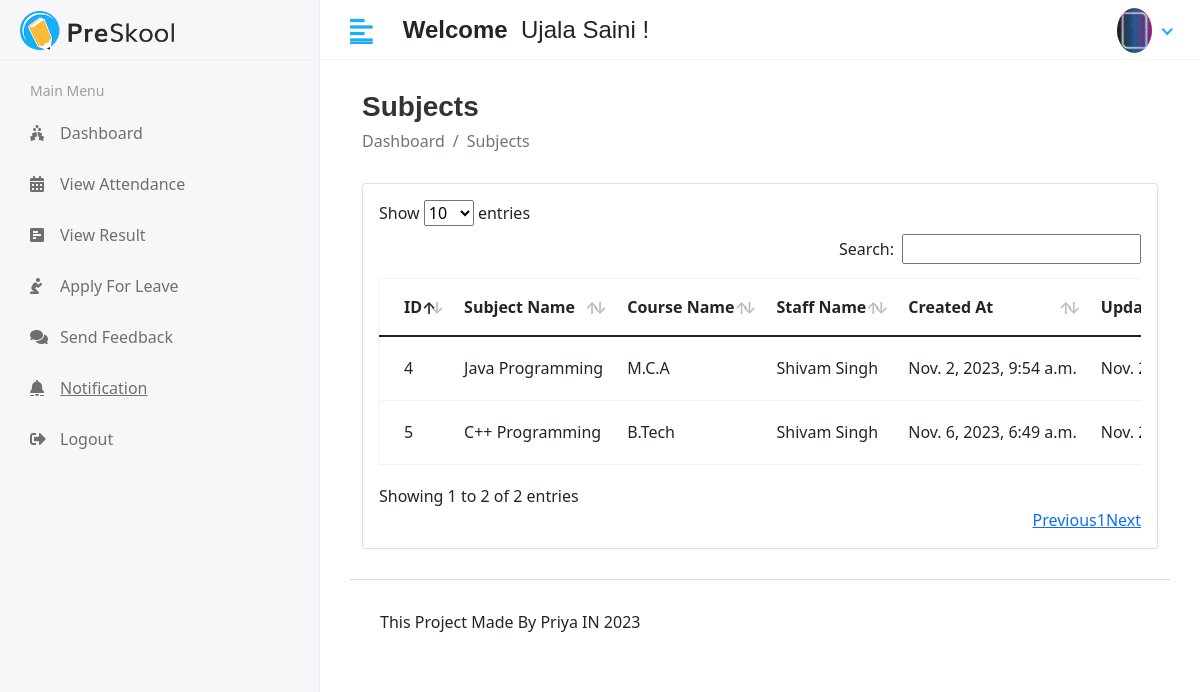
Page /hod/subject/view (signed in) on the committed database.
### app/models.py (models this page shows, shortened)
class CustomUser(AbstractUser):
    User = (
        (1,'HOD'),
        (2,'STAFF'),
        (3,'STUDENT')
    )
    user_type=models.CharField(choices=User, max_length=200,default='1')
    profile_pic = models.ImageField(upload_to='media/profile_pic')

class Subject(models.Model):
    subject_name = models.CharField(max_length=200)
    course = models.ForeignKey(CoursesModel,on_delete=models.CASCADE)
    staff = models.ForeignKey(Staff, on_delete=models.CASCADE)
    createdAt = models.DateTimeField(auto_now_add = True, null=True)
    updatedAt = models.DateTimeField(auto_now = True)

class CoursesModel(models.Model):
    name = models.CharField(max_length=100)
    createdAt = models.DateTimeField(auto_now_add=True)
    updatedAt = models.DateField(auto_now_add= True)
    def __str__(self):
        return self.name

class Staff(models.Model):
    admin = models.OneToOneField(CustomUser , on_delete=models.CASCADE )
    address = models.TextField()
    gender = models.CharField(max_length = 40)
    createdAt = models.DateTimeField(auto_now_add = True )
    updatedAt =  models.DateTimeField(auto_now_add = True )

### student_management_system/Hod_views.py (the view)
# urls.py: path('hod/subject/view',Hod_views.VIEW_SUBJECT,name='view_subject'),
@login_required(login_url='/')
def VIEW_SUBJECT(request):
    subjects = Subject.objects.all()
    context =  {'subjs':subjects}
    return render(request, 'Hod/view_subjet.html',context)

### templates/Hod/view_subjet.html (shortened to what this page needs)
{% extends 'base.html' %}
{% block content %}
<div class="content container-fluid">
    <div class="page-header">
       <div class="row align-items-center">
          <div class="col">
             <h3 class="page-title">Subjects</h3>
             <ul class="breadcrumb">
                <li class="breadcrumb-item">Dashboard</li>
                <li class="breadcrumb-item active">Subjects</li>
             </ul>
          </div>
       </div>
    </div>
    <div class="row">
       <div class="col-sm-12">
          <div class="card card-table">
             <div class="card-body">
                <div class="table-responsive">
                   <table id="table_id" class="table table-hover table-center mb-0">
                      <thead>
                         <tr>
                            <th>ID</th>
                            <th>Subject Name</th>
                            <th>Course Name</th>
                            <th>Staff Name</th>
                            <th>Created At</th>
                            <th>Updated At</th>
                         </tr>
                      </thead>
                      <tbody>
                        {% for sub in subjs %}
                         <tr>
                            <td>{{sub.id}}</td>
                            <td>{{sub.subject_name}}</td>
                            <td>{{sub.course}}</td>
                            <td>{{sub.staff.admin.first_name}}   {{sub.staff.admin.last_name}}</td>
                            <td>{{sub.createdAt}}</td>
                            <td>{{sub.updatedAt}}</td>
                         </tr>
                        {% endfor %}
                      </tbody>
                   </table>
                </div>
             </div>
          </div>
       </div>
    </div>
 </div>
{% endblock %}

### templates/includes/header.html (shortened to what this page needs)
{% load static %}
<link href="https://cdn.jsdelivr.net/npm/bootstrap@5.0.0-beta1/dist/css/bootstrap.min.css" rel="stylesheet">
<div class="header">
    <div class="header-left">
       <a href="index.html" class="logo">
       <img src="{% static 'assets/img/logo.png' %}" alt="Logo">
       </a>
    </div>
    <a href="javascript:void(0);" id="toggle_btn">
    <i class="fas fa-align-left"></i>
    </a>
    <div class="top-nav-search mt-3">
       <h4><strong>Welcome</strong><span>&nbsp{{user.first_name}} {{user.last_name}}</span>&nbsp;!</h4>
    </div>
    <ul class="nav user-menu">
       <li class="nav-item dropdown noti-dropdown">
          <a href="#" class="dropdown-toggle nav-link" data-toggle="dropdown">
          </a>
       </li>
       <li class="nav-item dropdown has-arrow">
          <a href="#" class="dropdown-toggle nav-link" data-toggle="dropdown">
            {% if user.profile_pic == "" %}
            <span class="user-img"><img class="avatar-img rounded-circle" src="{% static 'assets/img/noimage.jpg' %}"  width="35"  height='45'  alt="priya Taylor"></span>
            {% else%}
            <span class="user-img"><img class="avatar-img rounded-circle" src="/{{user.profile_pic}}"  width="35"  height='45'  alt="Ryan Taylor"></span>
            {% endif %}
          </a>
       </li>
    </ul>
 </div>

### static/assets/css/style.css (style rules this page uses)
html { height: 100%; }
body { background-color: #fff; color: #333; font-family: 'Poppins', sans-serif; font-size: 1rem; height: 100%; line-height: 1.5; overflow-x: hidden; }
h1, h2, h3, h4, h5, h6 { font-family: 'Poppins', sans-serif; margin-top: 0; }
a { color: #009ce7; }
input, button, a { transition: all 0.4s ease; -moz-transition: all 0.4s ease; -o-transition: all 0.4s ease; -ms-transition: all 0.4s ease; -webkit-transition: all 0.4s ease; }
ul, ol { padding: 0px; list-style: none; }
.table { color: #333; max-width: 100%; margin-bottom: 0; width: 100%; }
.table.dataTable { border-collapse: collapse !important; border: 1px solid rgba(0, 0, 0, 0.05); }
.table thead tr th { font-weight: 600; }
.table tbody tr { border-bottom: 1px solid rgba(0, 0, 0, 0.05); }
.table.table-center td, .table.table-center th { vertical-align: middle; }
.card-table .card-body .table > thead > tr > th { border-top: 0; }
.card-table .card-body .table tr td:first-child, .card-table .card-body .table tr th:first-child { padding-left: 1.5rem; }
.card-table .table td, .card-table .table th { border-top: 1px solid #e2e5e8; padding: 1rem 0.75rem; white-space: nowrap; }
.card { border: 1px solid #ececf5; box-shadow: 0 1px 3px 0 rgba(0, 0, 0, 0.03); margin-bottom: 1.875rem; }
.card-body { padding: 1.5rem; }
.header { background-color: #fff; border-bottom: 1px solid #f3f3f4; left: 0; position: fixed; right: 0; top: 0; z-index: 1001; height: 60px; }
.header .header-left { float: left; height: 60px; padding: 0 20px; position: relative; width: 320px; z-index: 1; transition: all 0.2s ease-in-out; background-color: #f7f7fa; border-bottom: 1px solid #efefef; border-right: 1px solid #ececf5; display: flex; align-items: center; }
.header .header-left .logo { display: inline-block; line-height: 60px; }
.header .header-left .logo img { max-height: 40px; width: auto; }
.header .dropdown-toggle:after { display: none; }
.header .has-arrow .dropdown-toggle:after { border-top: 0; border-left: 0; border-bottom: 2px solid #18aefa; border-right: 2px solid #18aefa; content: ''; height: 8px; display: inline-block; pointer-events: none; -webkit-transform-origin: 66% 66%; -ms-transform-origin: 66% 66%; transform-origin: 66% 66%; -webkit-transform: rotate(45deg); -ms-transform: rotate(45deg); transform: rotate(45deg); -webkit-transition: all 0.15s ease-in-out; transition: all 0.15s ease-in-out; width: 8px; vertical-align: 0px; }
.user-menu { float: right; margin: 0; position: relative; z-index: 99; padding-right: 15px; }
.user-menu.nav > li > a { color: #a0a0a0; font-size: 14px; line-height: 58px; padding: 0 15px; height: 60px; }
.user-img { margin-right: 3px; position: relative; }
.top-nav-search { float: left; margin-left: 15px; }
.page-header { margin-bottom: 1.875rem; }
.page-header .breadcrumb { background-color: transparent; color: #6c757d; font-size: 1rem; font-weight: 500; margin-bottom: 0; padding: 0; }
.page-title { font-size: 28px; font-weight: 600; color: #333; margin-bottom: 5px; }
@media (min-width: 992px) { #toggle_btn { align-items: center; color: #18aefa; display: inline-flex; float: left; font-size: 26px; height: 60px; justify-content: center; margin-left: 15px; padding: 0 15px; } }

### rows in the picture
CustomUser: first_name "Ujala", last_name "Saini", profile_pic (picture)
Subject: id "4", subject_name "Java Programming", course "M.C.A", staff.admin.first_name "Shivam", staff.admin.last_name "Singh", createdAt "Nov. 2, 2023, 9:54 a.m.", updatedAt "Nov.…"
Subject: id "5", subject_name "C++ Programming", course "B.Tech", staff.admin.first_name "Shivam", staff.admin.last_name "Singh", createdAt "Nov. 6, 2023, 6:49 a.m.", updatedAt "Nov.…"
